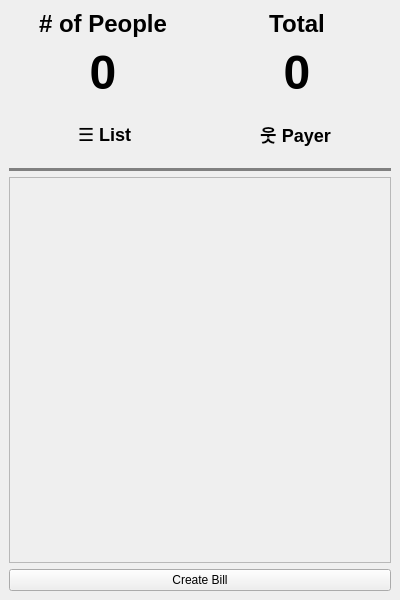
<?xml version="1.0" encoding="UTF-8"?>
<ui version="4.0">
 <class>MainWindow</class>
 <widget class="QMainWindow" name="MainWindow">
  <property name="geometry">
   <rect>
    <x>0</x>
    <y>0</y>
    <width>400</width>
    <height>600</height>
   </rect>
  </property>
  <property name="sizePolicy">
   <sizepolicy hsizetype="Preferred" vsizetype="Preferred">
    <horstretch>0</horstretch>
    <verstretch>0</verstretch>
   </sizepolicy>
  </property>
  <property name="minimumSize">
   <size>
    <width>400</width>
    <height>600</height>
   </size>
  </property>
  <property name="maximumSize">
   <size>
    <width>400</width>
    <height>600</height>
   </size>
  </property>
  <property name="windowTitle">
   <string>BillSplittr</string>
  </property>
  <widget class="QWidget" name="centralwidget">
   <layout class="QVBoxLayout" name="verticalLayout">
    <item>
     <layout class="QHBoxLayout" name="horizontalLayout">
      <item>
       <layout class="QVBoxLayout" name="verticalLayout_2">
        <item>
         <widget class="QLabel" name="numPeopleLabel">
          <property name="maximumSize">
           <size>
            <width>16777215</width>
            <height>30</height>
           </size>
          </property>
          <property name="text">
           <string>&lt;html&gt;&lt;head/&gt;&lt;body&gt;&lt;p&gt;&lt;span style=&quot; font-size:18pt; font-weight:600;&quot;&gt;# of People&lt;/span&gt;&lt;/p&gt;&lt;/body&gt;&lt;/html&gt;</string>
          </property>
          <property name="alignment">
           <set>Qt::AlignCenter</set>
          </property>
         </widget>
        </item>
        <item>
         <widget class="QLabel" name="label">
          <property name="maximumSize">
           <size>
            <width>16777215</width>
            <height>50</height>
           </size>
          </property>
          <property name="text">
           <string>&lt;html&gt;&lt;head/&gt;&lt;body&gt;&lt;p&gt;&lt;span style=&quot; font-size:36pt; font-weight:600;&quot;&gt;0&lt;/span&gt;&lt;/p&gt;&lt;/body&gt;&lt;/html&gt;</string>
          </property>
          <property name="alignment">
           <set>Qt::AlignCenter</set>
          </property>
         </widget>
        </item>
       </layout>
      </item>
      <item>
       <layout class="QVBoxLayout" name="verticalLayout_4">
        <item>
         <widget class="QLabel" name="totalLabel">
          <property name="maximumSize">
           <size>
            <width>16777215</width>
            <height>30</height>
           </size>
          </property>
          <property name="text">
           <string>&lt;html&gt;&lt;head/&gt;&lt;body&gt;&lt;p&gt;&lt;span style=&quot; font-size:18pt; font-weight:600;&quot;&gt;Total&lt;/span&gt;&lt;/p&gt;&lt;/body&gt;&lt;/html&gt;</string>
          </property>
          <property name="alignment">
           <set>Qt::AlignCenter</set>
          </property>
         </widget>
        </item>
        <item>
         <widget class="QLabel" name="label_4">
          <property name="maximumSize">
           <size>
            <width>16777215</width>
            <height>50</height>
           </size>
          </property>
          <property name="text">
           <string>&lt;html&gt;&lt;head/&gt;&lt;body&gt;&lt;p&gt;&lt;span style=&quot; font-size:36pt; font-weight:600;&quot;&gt;0&lt;/span&gt;&lt;/p&gt;&lt;/body&gt;&lt;/html&gt;</string>
          </property>
          <property name="alignment">
           <set>Qt::AlignCenter</set>
          </property>
         </widget>
        </item>
       </layout>
      </item>
     </layout>
    </item>
    <item>
     <layout class="QHBoxLayout" name="horizontalLayout_2">
      <property name="spacing">
       <number>0</number>
      </property>
      <item>
       <widget class="QPushButton" name="listButton">
        <property name="maximumSize">
         <size>
          <width>200</width>
          <height>70</height>
         </size>
        </property>
        <property name="styleSheet">
         <string notr="true">QPushButton {
	font: 18px;
	font-weight: bold;
	background: none;
	border: outset;
	border-width: 3px;
	border-top: none;
	border-right: none;
	border-left: none;
	border-bottom-color: gray;
}
QPushButton:checked {
	border: outset;
	color: #ff9292;
	border-width: 3px;
	border-top: none;
	border-right: none;
	border-left: none;
	border-bottom-color: pink;
}</string>
        </property>
        <property name="text">
         <string>☰ List</string>
        </property>
        <property name="checkable">
         <bool>true</bool>
        </property>
        <property name="checked">
         <bool>false</bool>
        </property>
       </widget>
      </item>
      <item>
       <widget class="QPushButton" name="payerButton">
        <property name="maximumSize">
         <size>
          <width>200</width>
          <height>70</height>
         </size>
        </property>
        <property name="styleSheet">
         <string notr="true">QPushButton {
	font: 18px;
	font-weight: bold;
	background: none;
	border: outset;
	border-width: 3px;
	border-top: none;
	border-right: none;
	border-left: none;
	border-bottom-color: gray;
}
QPushButton:checked {
	border: outset;
	color: pink;
	border-width: 3px;
	border-top: none;
	border-right: none;
	border-left: none;
	border-bottom-color: pink;
}</string>
        </property>
        <property name="text">
         <string>웃 Payer</string>
        </property>
        <property name="checkable">
         <bool>true</bool>
        </property>
        <property name="checked">
         <bool>false</bool>
        </property>
       </widget>
      </item>
     </layout>
    </item>
    <item>
     <widget class="QFrame" name="frame">
      <property name="maximumSize">
       <size>
        <width>400</width>
        <height>400</height>
       </size>
      </property>
      <property name="frameShape">
       <enum>QFrame::StyledPanel</enum>
      </property>
      <property name="frameShadow">
       <enum>QFrame::Raised</enum>
      </property>
     </widget>
    </item>
    <item>
     <widget class="QPushButton" name="createBillButton">
      <property name="styleSheet">
       <string notr="true"/>
      </property>
      <property name="text">
       <string>Create Bill</string>
      </property>
     </widget>
    </item>
   </layout>
  </widget>
 </widget>
 <resources/>
 <connections/>
</ui>
